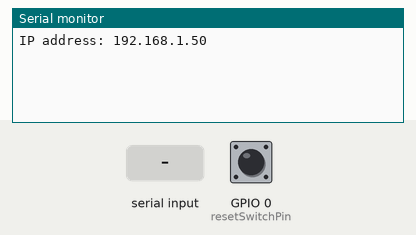
Simulated run of this sketch. Board: ESP8266 (NodeMCU). Shown: the last lines printed to the serial monitor. Inputs (shaded band) come from the test bench; at power-on: GPIO 0 (resetSwitchPin) HIGH. WiFi joins after 1.5 s; servers stay silent unless stated.

Above: at 2.7 s.
2.8 s: "1\n" received over Serial
At 8.0 s:
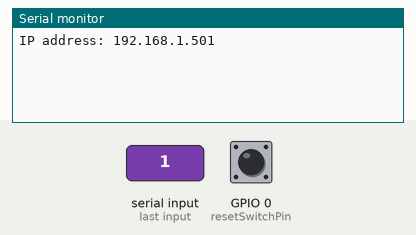
8.8 s: "0\n" received over Serial
At 13.0 s:
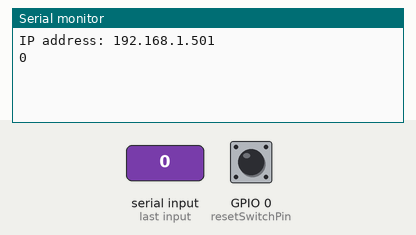
14.8 s: "2\n" received over Serial
At 18.0 s:
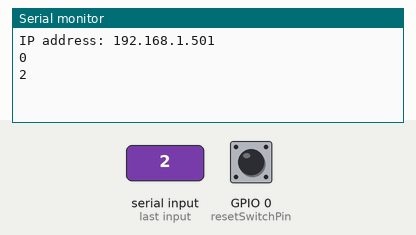

The sketch:

ESP-01_CODE_FOR_ARDUINOUNO.ino
```cpp
#include <ESP8266HTTPClient.h>
#include <ESP8266WiFi.h>
#include <ArduinoOTA.h>
#include <WiFiManager.h>

char ssid[32];
char password[32];

WiFiManager wifiManager;

const char* httpsServer = "healthmonitorsystem-arduino.onrender.com";
const int httpsPort = 443;
const int resetSwitchPin = 0;

void setup() {
  Serial.begin(9600);

  pinMode(resetSwitchPin, INPUT_PULLUP);

  if(digitalRead(resetSwitchPin) == LOW) {
    wifiManager.resetSettings();
    Serial.println("WiFiManager settings reset.");
  }
  else {
    wifiManager.autoConnect("AutoConnectAP");
  }

  WiFi.begin(ssid, password);
  Serial.println("");

  while (WiFi.status() != WL_CONNECTED) {
    delay(500);
    Serial.print(".");
  }

  Serial.println("");
  Serial.print("IP address: ");
  Serial.print(WiFi.localIP());

  ArduinoOTA.begin();
}

void bpmRateAPI(String bpmRate) {

}

void loop() {
  if (Serial.available()) {
    String message = Serial.readStringUntil('\n');
    Serial.println(message);
  }

  ArduinoOTA.handle();

  delay(5000);
}
```

Measured:
- after the input at 2.8 s, the serial monitor: prints a new line after 3.7 s (image 1)
- after the input at 8.8 s, the serial monitor: prints a new line after 2.7 s (image 2)
- after the input at 14.8 s, the serial monitor: prints a new line after 1.7 s (image 3)
